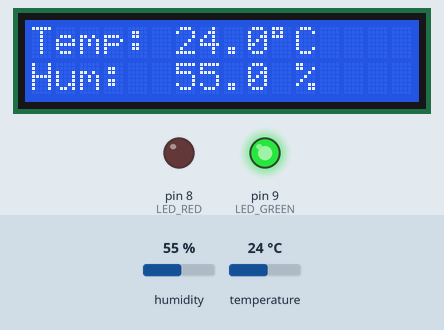
The sketch below on a simulated Arduino Uno, built with avr-gcc and run on an emulated ATmega328P. Shown: 16×2 character LCD, output pins drawn as LEDs (lit = HIGH). Inputs (shaded band) come from the test bench; at power-on: temperature 24 °C, humidity 55 %. What the sketch prints to the serial monitor is not drawn.

Above: at 2.7 s.
2.8 s: temperature set to 27.5 °C
At 7.5 s:
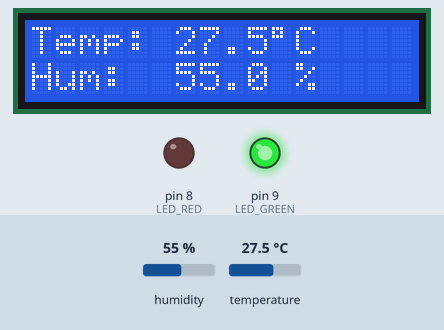
12.0 s: temperature set to 28.6 °C
At 14.7 s:
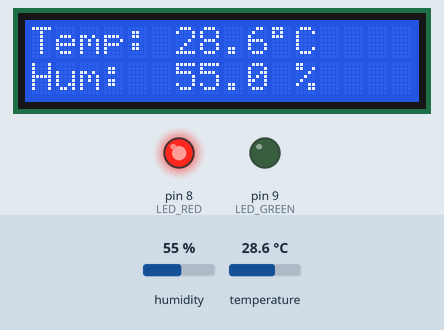
16.9 s: temperature set to 12 °C
At 19.0 s:
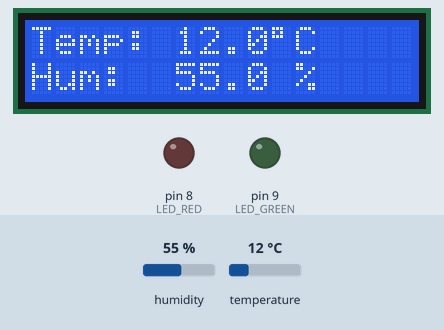
21.8 s: humidity set to 22 %
At 23.3 s:
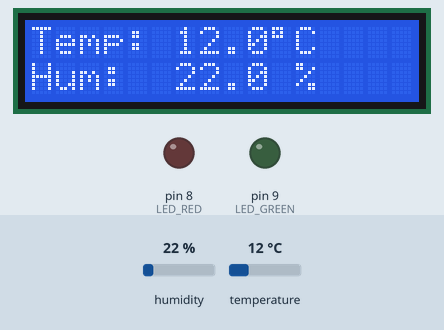
26.7 s: humidity set to 40 %
At 30.5 s:
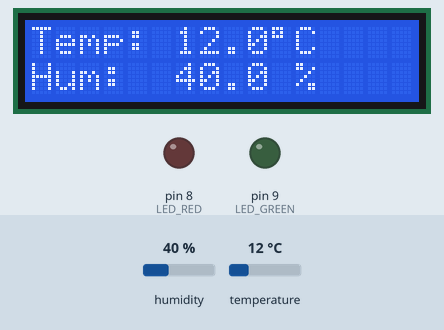
Timing chart, 0 to 32.0 s (numbered marks = the images above; inputs shaded):
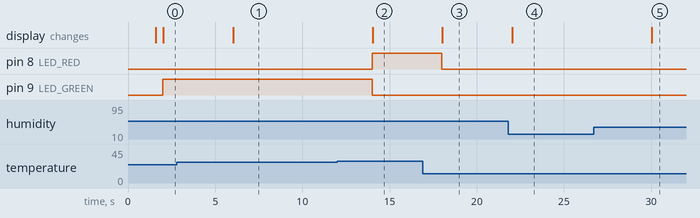

The sketch:

sketch.ino
```cpp
#include <Wire.h>
#include <LiquidCrystal_I2C.h>
#include <DHT.h>

#define DHTPIN     2
#define DHTTYPE    DHT22
#define LED_RED    8
#define LED_GREEN  9

#define HOT  28.0
#define COLD 18.0

DHT dht(DHTPIN, DHTTYPE);
LiquidCrystal_I2C lcd(0x27, 16, 2);

unsigned long lastUpdate = 0;
const unsigned long UPDATE_MS = 2000;

void setup() {
  Serial.begin(9600);
  pinMode(LED_RED, OUTPUT);
  pinMode(LED_GREEN, OUTPUT);

  lcd.init();
  lcd.backlight();
  lcd.setCursor(0, 0); lcd.print(" Meteo Station ");
  lcd.setCursor(0, 1); lcd.print("  booting...   ");

  dht.begin();
  delay(1500);
  lcd.clear();
}

void loop() {
  if (millis() - lastUpdate < UPDATE_MS) return;
  lastUpdate = millis();

  float temp     = dht.readTemperature();
  float humidity = dht.readHumidity();

  if (isnan(temp))     temp = 0;
  if (isnan(humidity)) humidity = 0;

  // Alert LEDs
  if (temp >= HOT)       { digitalWrite(LED_RED, HIGH); digitalWrite(LED_GREEN, LOW);  }
  else if (temp <= COLD) { digitalWrite(LED_RED, LOW);  digitalWrite(LED_GREEN, LOW);  }
  else                   { digitalWrite(LED_RED, LOW);  digitalWrite(LED_GREEN, HIGH); }

  // Serial log
  Serial.print("T="); Serial.print(temp, 1); Serial.print("C  ");
  Serial.print("H="); Serial.print(humidity, 1); Serial.println("%");

  // Display
  lcd.clear();
  lcd.setCursor(0, 0);
  lcd.print("Temp: "); lcd.print(temp, 1); lcd.write(223); lcd.print("C");
  lcd.setCursor(0, 1);
  lcd.print("Hum:  "); lcd.print(humidity, 1); lcd.print(" %");
}
```

Measured:
- the behaviour switches between 27.9 and 28 °C on temperature (found by bisection; images 1 and 2)
- after the input at 2.8 s, the display: changes after 3.2 s (image 1)
- after the input at 12.0 s, pin 8 (LED_RED): LOW → HIGH after 2.0 s; pin 9 (LED_GREEN): HIGH → LOW after 2.0 s; the display: changes after 2.0 s (image 2)
- after the input at 16.9 s, pin 8 (LED_RED): HIGH → LOW after 1.1 s; the display: changes after 1.1 s (image 3)
- after the input at 21.8 s, the display: changes after 0.23 s (image 4)
- after the input at 26.7 s, the display: changes after 3.3 s (image 5)
